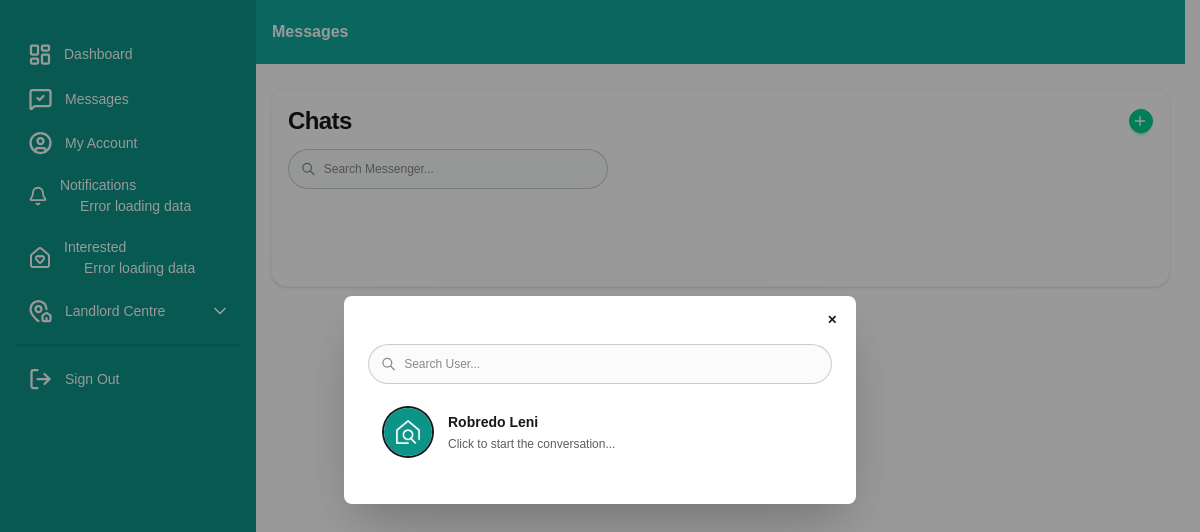
Before: /users/start_chat.php (signed in) with the older database file.
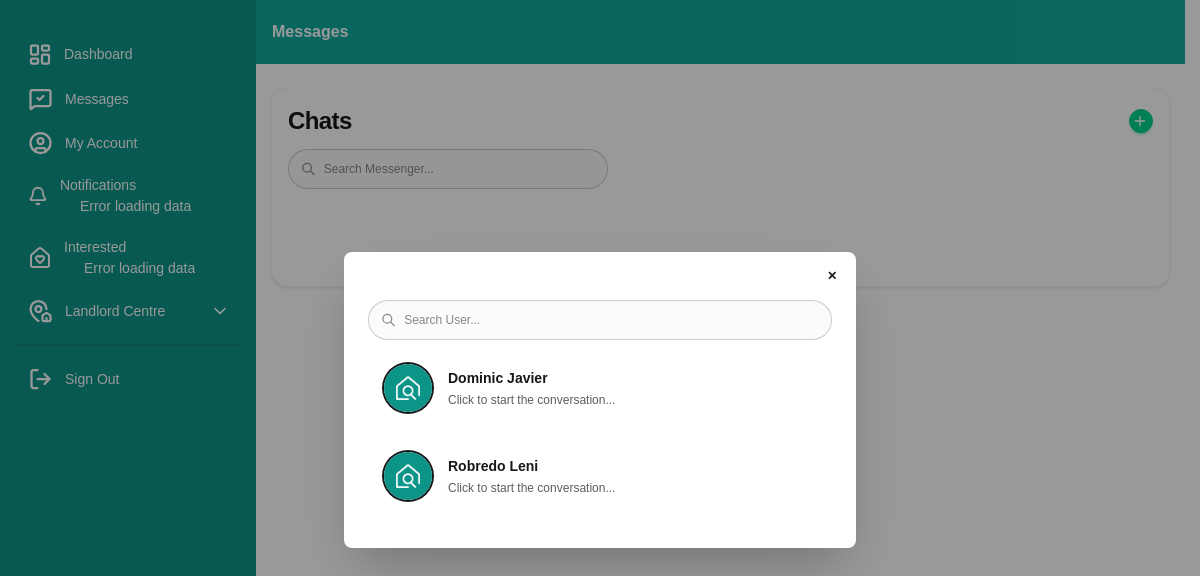
After: the same page with the newer database file.
### tables this page shows
CREATE TABLE IF NOT EXISTS `accounts` (
  `user_id` varchar(255) NOT NULL,
  `middlename` varchar(255) DEFAULT NULL,
  `lastname` varchar(255) DEFAULT NULL,
  `firstname` varchar(255) DEFAULT NULL,
  `suffix` varchar(255) DEFAULT NULL,
  `email` varchar(255) DEFAULT NULL,
  `contact_number` varchar(255) DEFAULT NULL,
  `province` varchar(255) DEFAULT NULL,
  `municipality` varchar(255) DEFAULT NULL,
  `barangay` varchar(255) DEFAULT NULL,
  `zipcode` varchar(255) DEFAULT NULL,
  `username` varchar(255) DEFAULT NULL,
  `password` varchar(255) DEFAULT NULL,
  `id_type` varchar(255) DEFAULT NULL,
  `id_number` varchar(255) DEFAULT NULL,
  `id_photo` varchar(255) DEFAULT NULL,
  `occupation` varchar(255) DEFAULT NULL,
  `status` varchar(255) DEFAULT NULL,
  `user_type` varchar(255) DEFAULT NULL,
  `date_request` date DEFAULT NULL,
  `remember_token` varchar(255) DEFAULT NULL,
  `profile` varchar(255) DEFAULT NULL,
  `selfie_photo` varchar(255) DEFAULT NULL,
  PRIMARY KEY (`user_id`)
);

### config.php (called while the page is built, shortened)
<?php
    if(isset($_SESSION['user_login'])){
        $user_id_login = $_SESSION['user_login'];
    }
?>

### users/start_chat.php (the view, shortened to what this page needs)
<?php
    include 'messages.php';
?>
<dialog id="my_modal_3" class="modal">
  <div class="modal-box w-11/12 max-w-1xl">
    <a href="messages.php" class="btn btn-sm btn-circle btn-ghost absolute right-2 top-2">✕</a>
    <form action="../functions.php" method="POST" enctype="multipart/form-data" class="mt-6">
        <label class="input input-sm input-bordered flex items-center gap-2 rounded-full bg-base-200/50 focus-within:bg-base-100 w-[100%]">
            <svg xmlns="http://www.w3.org/2000/svg" class="size-4 text-base-content/50" fill="none" viewBox="0 0 24 24" stroke="currentColor">
                <path stroke-linecap="round" stroke-linejoin="round" stroke-width="2" d="M21 21l-6-6m2-5a7 7 0 11-14 0 7 7 0 0114 0z"/>
            </svg>
            <input type="text" id="userSearchInput" class="grow text-xs w-[100%]" placeholder="Search User..." />
        </label>
        <div id="userList">
            <?php
                $user_status = "Approved";
                $role = "1";
                $people = $conn->prepare("SELECT * FROM `accounts` WHERE `status` = ? AND `user_type` != ? AND `user_id` != ?");
                $people->bind_param("sss", $user_status, $role, $user_id_login);
                $people->execute();
                $result_people = $people->get_result();
                if ($result_people->num_rows > 0) {
                    while ($row_people = mysqli_fetch_assoc($result_people)) {
                        $lastname = $row_people['lastname'] ?? '';
                        $firstname = $row_people['firstname'] ?? '';
                        $profile = $row_people['profile'] ?? '';
                        $user_id = $row_people['user_id'] ?? '';
                        $fullname = trim($firstname . ' ' . $lastname);
                        $final_photo = (empty($profile)) ? '../assets/images/logo-icon.png' : "../assets/uploads/$profile";
            ?>
                        <a href="chat_portal.php?id=<?php echo htmlspecialchars($user_id); ?>" class="user-item flex items-center gap-4 p-4 hover:bg-base-200/60 rounded-xl transition-all duration-200 cursor-pointer relative my-2 hover:shadow-xl hover:border border-gray-200">
                            <div class="avatar online shrink-0">
                                <div class="w-12 h-12 rounded-full ring-2 ring-primary/10">
                                    <img src="<?php echo htmlspecialchars($final_photo); ?>" alt="<?php echo htmlspecialchars($fullname); ?>" class="object-cover" />
                                </div>
                            </div>
                            <div class="flex-1 min-w-0">
                                <div class="flex justify-between items-baseline mb-1">
                                    <h4 class="user-name font-semibold text-sm text-base-content truncate pr-2 group-hover:text-primary transition-colors">
                                        <?php echo htmlspecialchars($fullname); ?>
                                    </h4>
                                </div>
                                <div class="flex items-center justify-between gap-2">
                                    <p class="text-xs text-base-content/70 truncate">
                                        Click to start the conversation...
                                    </p>
                                </div>
                            </div>
                        </a>
            <?php
                    }
                }
            ?>
        </div>
    </form>
  </div>
</dialog>

Changed rows visible on the page:
added accounts: fullname "Dominic Javier"
